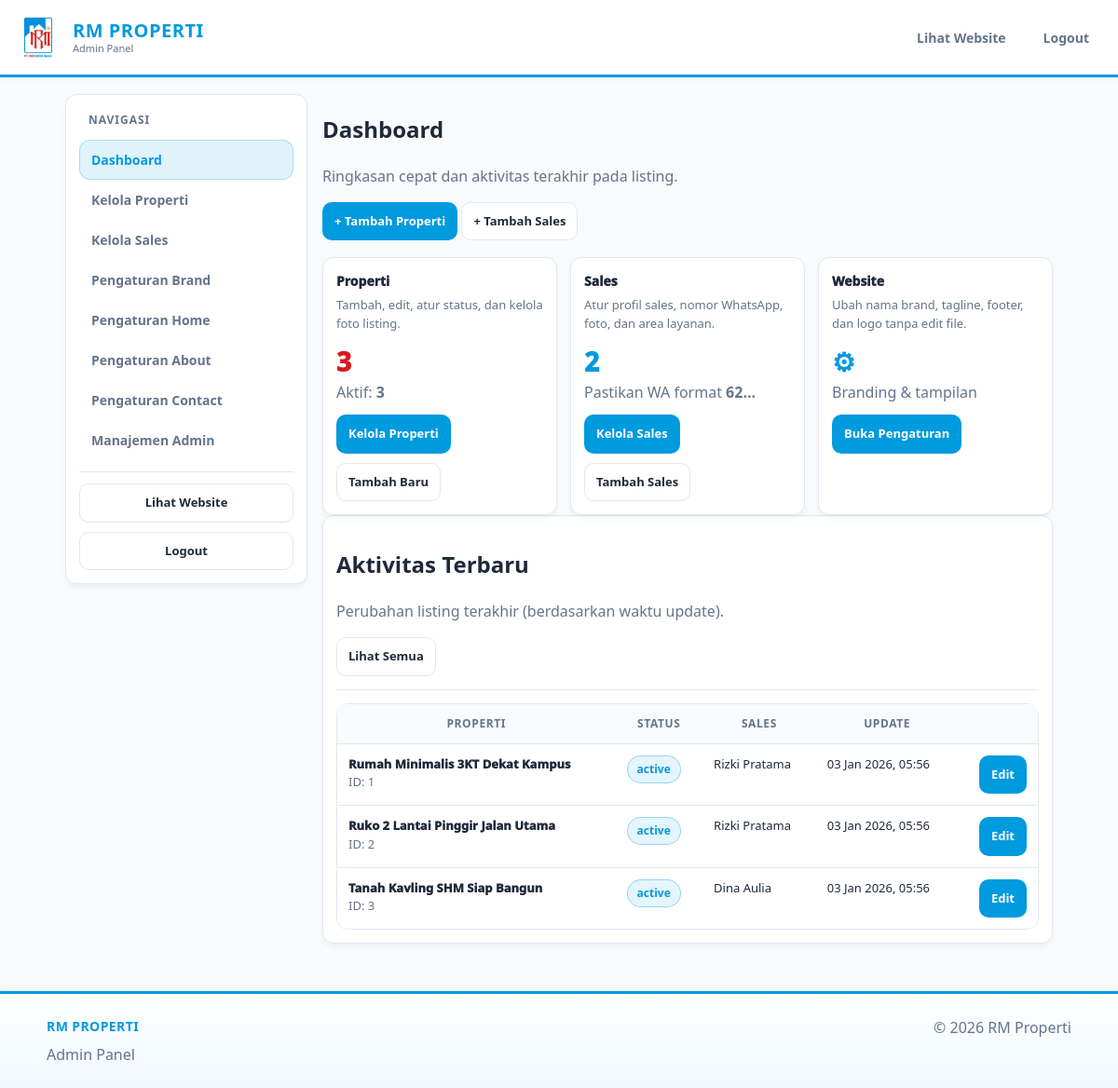
/admin/index.php (signed in), run on the app's committed database.
### tables this page shows
CREATE TABLE properties (
  id INT AUTO_INCREMENT PRIMARY KEY,
  title VARCHAR(220) NOT NULL,
  type VARCHAR(80) NOT NULL,
  price BIGINT NOT NULL DEFAULT 0,
  location VARCHAR(120) NOT NULL,
  beds INT NOT NULL DEFAULT 0,
  baths INT NOT NULL DEFAULT 0,
  land INT NOT NULL DEFAULT 0,
  building INT NOT NULL DEFAULT 0,
  description TEXT DEFAULT NULL,
  features_json JSON DEFAULT NULL,
  videos_json JSON DEFAULT NULL,
  status VARCHAR(30) NOT NULL DEFAULT 'active',
  sales_id INT DEFAULT NULL,
  created_by INT DEFAULT NULL,
  created_at TIMESTAMP DEFAULT CURRENT_TIMESTAMP,
  updated_at TIMESTAMP DEFAULT CURRENT_TIMESTAMP ON UPDATE CURRENT_TIMESTAMP,
  CONSTRAINT fk_properties_sales
    FOREIGN KEY (sales_id) REFERENCES sales(id)
    ON UPDATE CASCADE ON DELETE SET NULL
  ,
  CONSTRAINT fk_properties_created_by
    FOREIGN KEY (created_by) REFERENCES users(id)
    ON UPDATE CASCADE ON DELETE SET NULL
);

CREATE TABLE sales (
  id INT AUTO_INCREMENT PRIMARY KEY,
  name VARCHAR(190) NOT NULL,
  title VARCHAR(190) DEFAULT NULL,
  phone VARCHAR(50) DEFAULT NULL,
  whatsapp VARCHAR(50) DEFAULT NULL,
  email VARCHAR(190) DEFAULT NULL,
  photo_path VARCHAR(255) DEFAULT NULL,
  bio TEXT DEFAULT NULL,
  areas VARCHAR(255) DEFAULT NULL,
  experience_years INT DEFAULT 0,
  created_at TIMESTAMP DEFAULT CURRENT_TIMESTAMP,
  updated_at TIMESTAMP DEFAULT CURRENT_TIMESTAMP ON UPDATE CURRENT_TIMESTAMP
);

### admin/_init.php (called while the page is built, shortened)
<?php
require __DIR__ . '/../lib.php';
function admin_user_role(): string {
  return $_SESSION['user_role'] ?? 'editor';
}
function is_editor(): bool {
  return admin_user_role() === 'editor';
}

### lib.php (called while the page is built, shortened)
<?php
function e(string $v): string { return htmlspecialchars($v, ENT_QUOTES, 'UTF-8'); }

### admin/index.php (the view, shortened to what this page needs)
<?php
include __DIR__ . '/_header.php';
$pdo = db();
if (is_editor()) {
  $editorId = admin_user_id();
  $st = $pdo->prepare("SELECT p.status, COUNT(*) c
                       FROM properties p
                       LEFT JOIN editor_properties ep
                         ON ep.property_id=p.id AND ep.editor_id=?
                       WHERE (p.created_by=? OR ep.property_id IS NOT NULL)
                       GROUP BY p.status");
  $st->execute([$editorId, $editorId]);
  $rowsKpi = $st->fetchAll();
  $props = 0;
  $activeProps = 0;
  foreach ($rowsKpi as $r) {
    $props += (int)$r['c'];
    if (($r['status'] ?? '') === 'active') $activeProps = (int)$r['c'];
  }
  $sales = 0;
  $st = $pdo->prepare("
    SELECT p.id, p.title, p.status, p.updated_at, s.name AS sales_name
    FROM properties p
    LEFT JOIN editor_properties ep ON ep.property_id=p.id AND ep.editor_id=?
    LEFT JOIN sales s ON s.id=p.sales_id
    WHERE (p.created_by=? OR ep.property_id IS NOT NULL)
    ORDER BY p.updated_at DESC
    LIMIT 6
  ");
  $st->execute([$editorId, $editorId]);
  $recent = $st->fetchAll();
} else {
  $props  = (int)$pdo->query("SELECT COUNT(*) c FROM properties")->fetch()['c'];
  $sales  = (int)$pdo->query("SELECT COUNT(*) c FROM sales")->fetch()['c'];
  $activeProps = (int)$pdo->query("SELECT COUNT(*) c FROM properties WHERE status='active'")->fetch()['c'];
  $recent = $pdo->query("
    SELECT p.id, p.title, p.status, p.updated_at, s.name AS sales_name
    FROM properties p
    LEFT JOIN sales s ON s.id=p.sales_id
    ORDER BY p.updated_at DESC
    LIMIT 6
  ")->fetchAll();
}
function fmt_dt($value){
  $ts = strtotime($value);
  return date('d M Y, H:i', $ts);
}
function status_badge($status){
  $s = strtolower((string)$status);
  $label = $status ?: '-';
  $cls = 'badge-status';
  if ($s === 'active') $cls .= ' is-active';
  elseif ($s === 'inactive') $cls .= ' is-muted';
  elseif ($s === 'sold') $cls .= ' is-danger';
  elseif ($s === 'draft') $cls .= ' is-warn';
  else $cls .= ' is-muted';
  return '<span class="'.e($cls).'">'.e($label).'</span>';
}
?>
<div class="admin-layout">
  <?php include __DIR__ . '/_sidebar.php'; ?>
  <section class="admin-content">
    <div class="admin-pagehead">
      <div>
        <h1 class="admin-title">Dashboard</h1>
        <p class="muted">Ringkasan cepat dan aktivitas terakhir pada listing.</p>
      </div>
      <div class="admin-quick">
        <a class="action accent" href="property_edit.php">+ Tambah Properti</a>
        <?php if (!is_editor()): ?>
          <a class="action" href="sales_edit.php">+ Tambah Sales</a>
        <?php endif; ?>
      </div>
    </div>
    <div class="admin-cards admin-cards-3">
      <div class="admin-card">
        <h3>Properti</h3>
        <p>Tambah, edit, atur status, dan kelola foto listing.</p>
        <div class="kpi"><?= $props ?></div>
        <div class="muted">Aktif: <strong><?= $activeProps ?></strong></div>
        <div class="actions">
          <a class="action accent" href="properties.php">Kelola Properti</a>
          <a class="action" href="property_edit.php">Tambah Baru</a>
        </div>
      </div>
      <?php if (!is_editor()): ?>
        <div class="admin-card">
          <h3>Sales</h3>
          <p>Atur profil sales, nomor WhatsApp, foto, dan area layanan.</p>
          <div class="kpi kpi-blue"><?= $sales ?></div>
          <div class="muted">Pastikan WA format <strong>62...</strong></div>
          <div class="actions">
            <a class="action accent" href="sales.php">Kelola Sales</a>
            <a class="action" href="sales_edit.php">Tambah Sales</a>
          </div>
        </div>
        <div class="admin-card">
          <h3>Website</h3>
          <p>Ubah nama brand, tagline, footer, dan logo tanpa edit file.</p>
          <div class="kpi kpi-blue">⚙</div>
          <div class="muted">Branding & tampilan</div>
          <div class="actions">
            <a class="action accent" href="settings.php">Buka Pengaturan</a>
          </div>
        </div>
      <?php endif; ?>
    </div>
    <div class="panel admin-panel">
      <div class="admin-panel-head">
        <div>
          <h2 class="admin-panel-title">Aktivitas Terbaru</h2>
          <p class="muted">Perubahan listing terakhir (berdasarkan waktu update).</p>
        </div>
        <div>
          <a class="action" href="properties.php">Lihat Semua</a>
        </div>
      </div>
      <hr class="line" />
      <?php if (!$recent): ?>
        <div class="muted">Belum ada data.</div>
      <?php else: ?>
        <div class="admin-table-wrap">
          <table class="admin-table">
            <thead>
              <tr>
                <th>Properti</th>
                <th>Status</th>
                <th>Sales</th>
                <th>Update</th>
                <th></th>
              </tr>
            </thead>
            <tbody>
              <?php foreach ($recent as $r): ?>
                <tr>
                  <td class="td-title">
                    <div class="row-title"><?= e($r['title']) ?></div>
                    <div class="muted row-sub">ID: <?= (int)$r['id'] ?></div>
                  </td>
                  <td><?= status_badge($r['status']) ?></td>
                  <td><?= e($r['sales_name'] ?? '-') ?></td>
                  <td><?= e(fmt_dt($r['updated_at'])) ?></td>
                  <td class="td-actions">
                    <a class="action accent" href="property_edit.php?id=<?= (int)$r['id'] ?>">Edit</a>
                  </td>
                </tr>
              <?php endforeach; ?>
            </tbody>
          </table>
        </div>
      <?php endif; ?>
    </div>
  </section>
</div>
<?php include __DIR__ . '/_footer.php'; ?>

### css/style.css (style rules this page uses)
:root { --brand-blue: #009ADE; --brand-red: #D71920; --brand-yellow: #F7941D; --bg-body: #F8FAFC; --bg-card: #FFFFFF; --text-main: #1E293B; --text-muted: #64748B; --border: #E2E8F0; --shadow: 0 4px 6px -1px rgba(0, 0, 0, 0.05); --radius: 12px; }
*, *::before, *::after { box-sizing: border-box; }
html, body { height: 100%; }
html, body { overflow-x: hidden; }
body { margin: 0; font-family: "Segoe UI", system-ui, -apple-system, Arial, sans-serif; background: var(--bg-body); color: var(--text-main); line-height: 1.5; display: flex; flex-direction: column; min-height: 100vh; }
a { text-decoration: none; color: inherit; }
.muted { color: var(--text-muted); }
.panel { background: var(--bg-card); border: 1px solid var(--border); border-radius: var(--radius); box-shadow: var(--shadow); padding: 16px; }
.line { border: 0; border-top: 1px solid var(--border); margin: 18px 0; }
.actions { margin-top: 12px; display: flex; gap: 10px; flex-wrap: wrap; align-items: center; }
.action { display: inline-flex; align-items: center; justify-content: center; padding: 10px 12px; border-radius: 10px; border: 1px solid var(--border); background: #fff; color: var(--text-main); font-weight: 900; font-size: 13px; transition: transform .15s ease, box-shadow .15s ease, border-color .15s ease, background .15s ease; }
.action.accent { background: var(--brand-blue); color: #fff; border-color: transparent; }

### css/admin.css (style rules this page uses)
:root { --admin-sidebar-w: 260px; --admin-top-offset: 86px; }
.admin-layout { display: grid; grid-template-columns: var(--admin-sidebar-w) 1fr; gap: 16px; align-items: start; width: 100%; }
.admin-content { min-width: 0; }
.muted { color: var(--text-muted); }
.panel { background: var(--bg-card); border: 1px solid var(--border); border-radius: var(--radius); box-shadow: var(--shadow); padding: 14px; }
.line { border: 0; border-top: 1px solid var(--border); margin: 14px 0; }
.actions { margin-top: 12px; display: flex; gap: 10px; flex-wrap: wrap; align-items: center; }
.action { display: inline-flex; align-items: center; justify-content: center; padding: 10px 12px; border-radius: 10px; border: 1px solid var(--border); background: #fff; color: var(--text-main); font-weight: 900; font-size: 13px; transition: transform .15s ease, box-shadow .15s ease, border-color .15s ease; }
.action.accent { background: var(--brand-blue); color: #fff; border-color: transparent; }
.admin-cards { display: grid; grid-template-columns: repeat(3, minmax(0, 1fr)); gap: 14px; }
.admin-card { background: var(--bg-card); border: 1px solid var(--border); border-radius: var(--radius); box-shadow: var(--shadow); padding: 14px; }
.admin-card h3 { margin: 0 0 6px; font-size: 14px; font-weight: 950; }
.admin-card p { margin: 0; color: var(--text-muted); font-size: 13px; }
.admin-card .kpi { font-size: 28px; font-weight: 950; margin-top: 10px; color: var(--brand-red); }
.admin-card .kpi.kpi-blue { color: var(--brand-blue); }
.admin-table-wrap { overflow: auto; border-radius: var(--radius); }
.admin-table { width: 100%; border-collapse: separate; border-spacing: 0; border: 1px solid var(--border); border-radius: var(--radius); background: #fff; }
.admin-table th, .admin-table td { padding: 12px; border-bottom: 1px solid var(--border); font-size: 13px; vertical-align: top; white-space: nowrap; }
.admin-table th { font-size: 12px; letter-spacing: .6px; text-transform: uppercase; color: var(--text-muted); background: #F8FAFC; }
.admin-table tr:last-child td { border-bottom: 0; }
.td-title { white-space: normal; min-width: 260px; }
.td-actions { text-align: right; }
.row-title { font-weight: 950; }
.badge-status { display: inline-flex; align-items: center; padding: 5px 10px; border-radius: 999px; font-weight: 900; font-size: 12px; border: 1px solid var(--border); background: #fff; color: var(--text-muted); }
.badge-status.is-active { background: rgba(0, 154, 222, 0.10); border-color: rgba(0,154,222,.35); color: var(--brand-blue); }
:root { --admin-top-offset: 86px; }
.admin-pagehead { align-items: flex-start; flex-wrap: wrap; row-gap: 10px; column-gap: 14px; margin-bottom: 18px; }
.admin-pagehead .admin-quick { margin-top: 2px; }

### data on the page
properties: title "Rumah Minimalis 3KT Dekat Kampus", id "1", status "active", sales.name "Rizki Pratama", updated_at "03 Jan 2026, 05:56"
properties: title "Ruko 2 Lantai Pinggir Jalan Utama", id "2", status "active", sales.name "Rizki Pratama", updated_at "03 Jan 2026, 05:56"
properties: title "Tanah Kavling SHM Siap Bangun", id "3", status "active", sales.name "Dina Aulia", updated_at "03 Jan 2026, 05:56"

### other printed values
$siteName "RM PROPERTI"
$label "Dashboard Kelola Properti Kelola Sales Pengaturan Brand Pengaturan Home Pengaturan About Pengaturan Contact Manajemen Admin"
$props "3"
$activeProps "3"
$sales "2"
$siteName "RM Properti"
